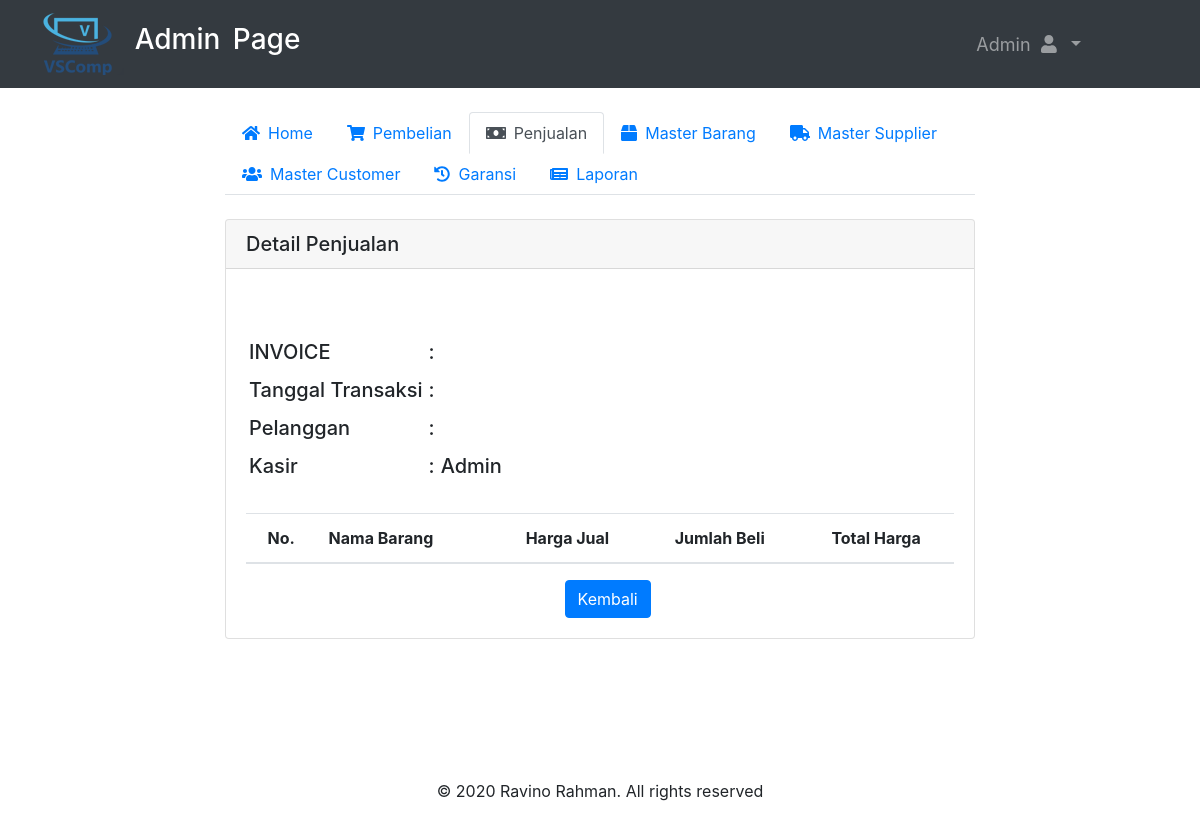
The app's page /admin/detail.php?id=INV00006 (signed in), older data.
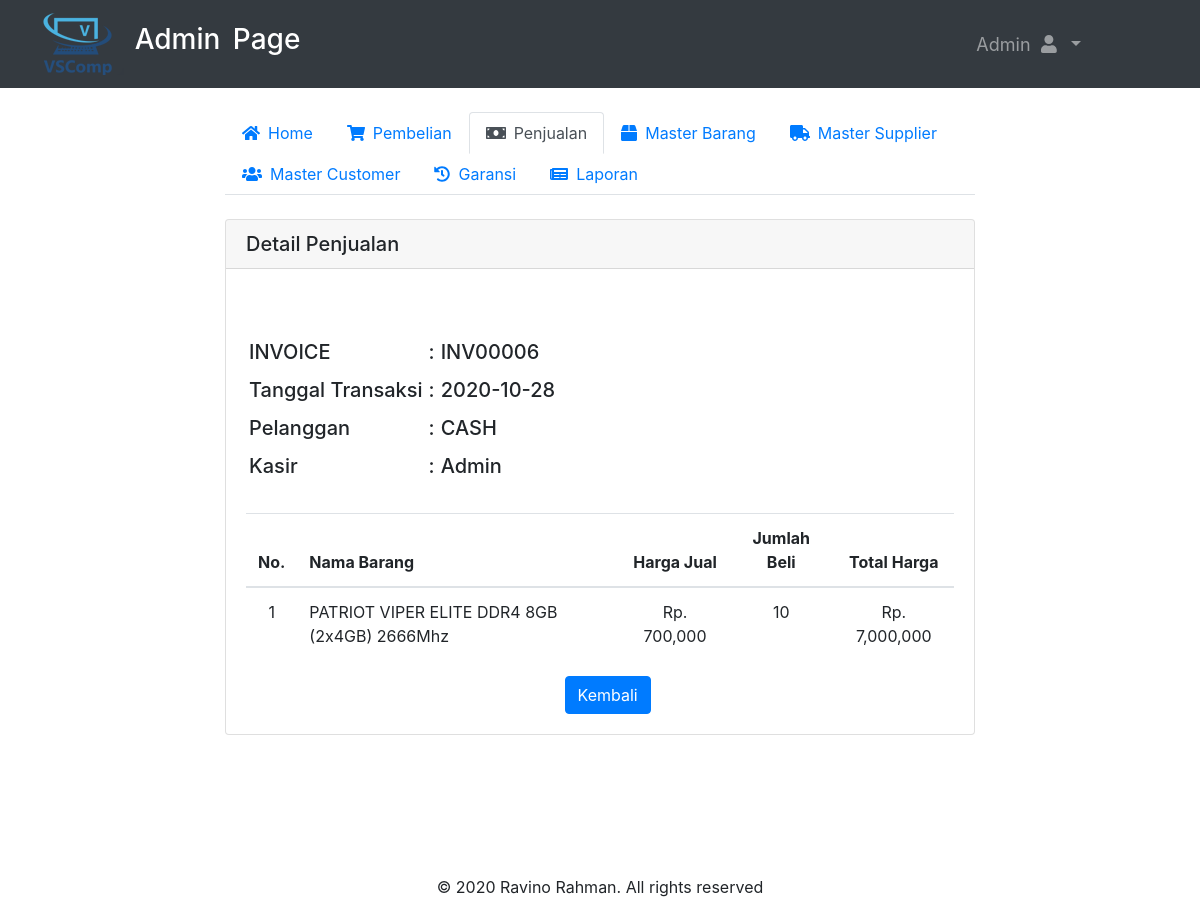
The same page, newer data.
### tables this page shows
CREATE TABLE `penjualan` (
  `ID_PENJUALAN` int(11) NOT NULL,
  `INV_PENJUALAN` varchar(100) DEFAULT NULL,
  `ID_BARANG` varchar(100) DEFAULT NULL,
  `ID_PELANGGAN` varchar(100) DEFAULT NULL,
  `ID_LOGIN` int(11) DEFAULT NULL,
  `TANGGAL_TRANSAKSI` date DEFAULT NULL,
  `JUMLAH_BELI` int(11) DEFAULT NULL,
  `HARGA_AWAL` double DEFAULT NULL,
  `HARGA_JUALPJ` double DEFAULT NULL,
  `TOTAL_HARGA` double DEFAULT NULL,
  `LABAPJ` double DEFAULT NULL
);

CREATE TABLE `pelanggan` (
  `ID_PELANGGAN` varchar(100) NOT NULL,
  `NAMA` varchar(20) DEFAULT NULL,
  `ALAMAT` varchar(100) DEFAULT NULL,
  `HP` varchar(20) DEFAULT NULL
);

CREATE TABLE `master_barang` (
  `ID_BARANG` varchar(100) NOT NULL,
  `ID_KATEGORI` int(11) DEFAULT NULL,
  `NAMA_BARANG` varchar(100) DEFAULT NULL,
  `STOK` int(11) DEFAULT NULL,
  `SATUAN` varchar(10) DEFAULT NULL,
  `HARGA_JUAL` double DEFAULT NULL,
  `STATUS` varchar(10) DEFAULT NULL
);

### function/function.php (called while the page is built, shortened)
<?php
 $conn= mysqli_connect ("localhost","root","","vsstore");
function tampil_data($query){
  global $conn;
  $hasil = mysqli_query ($conn,$query);
  $array = [];
  while($data = mysqli_fetch_assoc($hasil)){
    $array[] = $data;
  }
  return $array;
}
?>

### admin/detail.php (the view, shortened to what this page needs)
<?php include'header.php';
?>
<div class="container-fluid custom-container">
  <div class="nav-menu">
  <ul class="nav nav-tabs" id="myTab" role="tablist">
    <li class="nav-item">
      <a class="nav-link" id="home-tab"  href="dasboard.php" role="tab" aria-controls="home" aria-selected="true"><i class="fas fa-home mr-2"></i>Home</a>
    </li>
    <li class="nav-item">
      <a class="nav-link" id="contact-tab"  href="pembelian.php" role="tab" aria-controls="pembelian" aria-selected="false"><i class="fas fa-shopping-cart mr-2"></i>Pembelian</a>
    </li>
    <li class="nav-item">
      <a class="nav-link active" id="contact-tab"  href="penjualan.php" role="tab" aria-controls="penjualan" aria-selected="false"><i class="fas fa-money-bill mr-2"></i>Penjualan</a>
    </li>
    <li class="nav-item">
      <a class="nav-link" id="barang-tab"  href="master-barang.php" role="tab" aria-controls="master barang" aria-selected="false"><i class="fas fa-box mr-2"></i>Master Barang</a>
    </li>
    <li class="nav-item">
      <a class="nav-link" id="profile-tab"  href="master-supplier.php" role="tab" aria-controls="master supplier" aria-selected="false"><i class="fas fa-truck mr-2"></i>Master Supplier</a>
    </li>
    <li class="nav-item">
      <a class="nav-link" id="profile-tab"  href="master-customer.php" role="tab" aria-controls="master customer" aria-selected="false"><i class="fas fa-users mr-2"></i>Master Customer</a>
    </li>
    <li class="nav-item">
      <a class="nav-link" id="profile-tab"  href="garansi.php" role="tab" aria-controls="garansi" aria-selected="false"><i class="fas fa-history mr-2"></i>Garansi</a>
    </li>
    <li class="nav-item">
      <a class="nav-link" id="profile-tab" href="laporan.php" role="tab" aria-controls="laporan" aria-selected="false"><i class="fas fa-newspaper mr-2"></i>Laporan</a>
    </li>
  </ul>
  <div class="tab-content" id="myTabContent">
    <div class="tab-pane fade show active" id="penjualan" role="tabpanel" aria-labelledby="contact-tab">
    <br>
    <div class="card">
      <h5 class="card-header">Detail Penjualan</h5>
    <div class="card-body">
      <br><br>
      <?php $invoice = $_GET["id"]; ?>
      <?php $data_pj = tampil_data("SELECT * FROM penjualan INNER JOIN master_barang ON penjualan.ID_BARANG=master_barang.ID_BARANG INNER JOIN pelanggan ON penjualan.ID_PELANGGAN=pelanggan.ID_PELANGGAN WHERE INV_PENJUALAN = '$invoice'")  ?>
      <?php foreach ($data_pj as $inv) :?>
      <?php endforeach; ?>
      <table cellpadding="3">
        <tr>
          <td><h5>INVOICE</h5></td>
          <td><h5>:</h5></td>
          <td><h5><?=$inv["INV_PENJUALAN"]; ?></h5></td>
        </tr>
        <tr>
          <td><h5>Tanggal Transaksi</h5></td>
          <td><h5>:</h5></td>
          <td><h5><?=$inv["TANGGAL_TRANSAKSI"]; ?></h5></td>
        </tr>
        <tr>
          <td><h5>Pelanggan</h5></td>
          <td><h5>:</h5></td>
          <td><h5><?=$inv["NAMA"]; ?></h5></td>
        </tr>
        <tr>
          <td><h5>Kasir</h5></td>
          <td><h5>:</h5></td>
          <td><h5><?=$row["NAMA"]; ?></h5></td>
        </tr>
      </table>
      <br>
      <table class="table ">
        <thead>
          <tr>
            <th scope="col" width="" class="text-center">No.</th>
            <th scope="col" width="">Nama Barang</th>
            <th scope="col" width="" class="text-center">Harga Jual</th>
            <th scope="col" width="" class="text-center">Jumlah Beli</th>
            <th scope="col" width="" class="text-center">Total Harga</th>
          </tr>
        </thead>
        <tbody>
          <?php $invoice = $_GET["id"]; $no=1; ?>
          <?php $data_pj = tampil_data("SELECT * FROM penjualan INNER JOIN master_barang ON penjualan.ID_BARANG=master_barang.ID_BARANG WHERE INV_PENJUALAN = '$invoice'")  ?>
          <?php foreach ($data_pj as $inv) :?>
          <tr>
            <td align="center"><?=$no; ?></td>
            <td><?=$inv["NAMA_BARANG"]; ?></td>
            <td align="center">Rp. <?=number_format($inv["HARGA_JUALPJ"]); ?></td>
            <td align="center"><?=$inv["JUMLAH_BELI"]; ?></td>
            <td align="center">Rp. <?=number_format($inv["TOTAL_HARGA"]); ?></td>
          </tr>
        <?php $no++; endforeach; ?>
        </tbody>
      </table>
      <a href="history-penjualan.php"><button class="btn btn-primary" type="submit" name="kembali" value="" style="margin-left:45%;">Kembali</button></a>
    </div>
  </div>
  </div>
  </div>
</div>
</div>
<br><br><br><br><br>
</body>
<?php include'footer.php';?>
</html>

Row changes from the older to the newer data that the page shows:
added penjualan: INV_PENJUALAN "INV00006", TANGGAL_TRANSAKSI "2020-10-28", ID_PELANGGAN.NAMA "CASH", ID_BARANG.NAMA_BARANG "PATRIOT VIPER ELITE DDR4 8GB (2x4GB) 2666Mhz", HARGA_JUALPJ "700,000", JUMLAH_BELI "10", TOTAL_HARGA "7,000,000"
